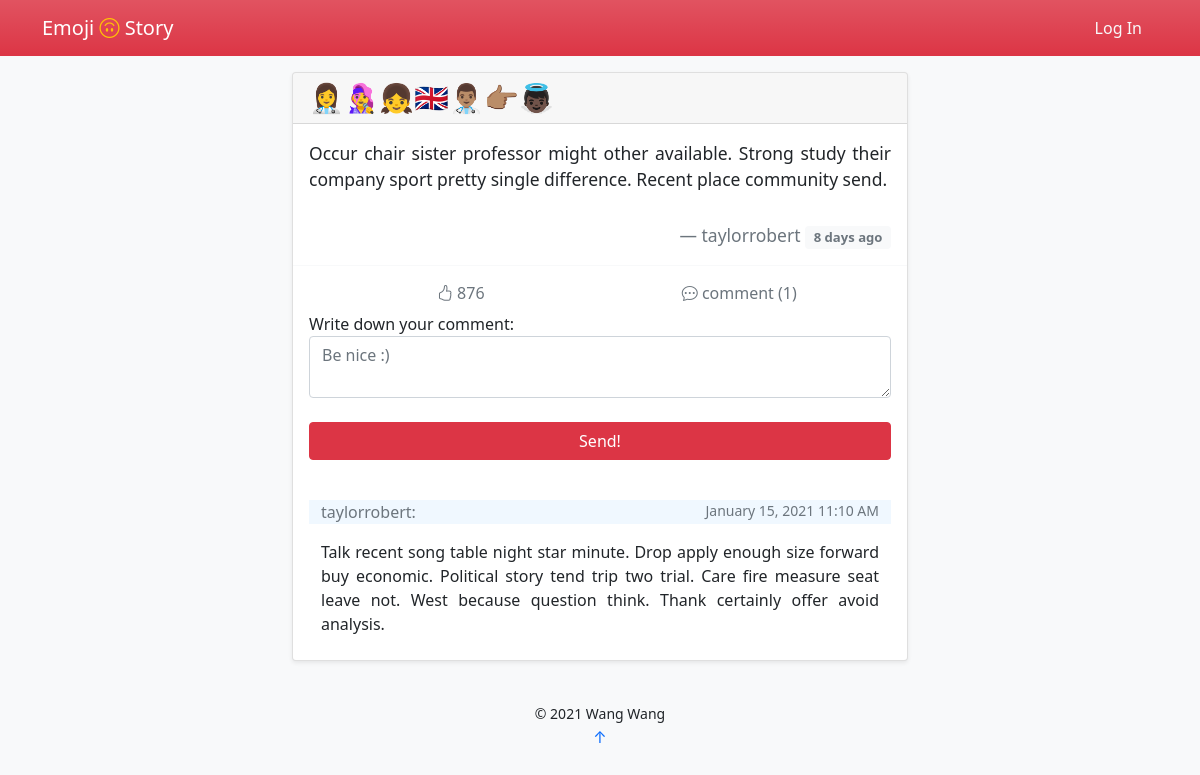
Page /post/73 on the earlier database version.
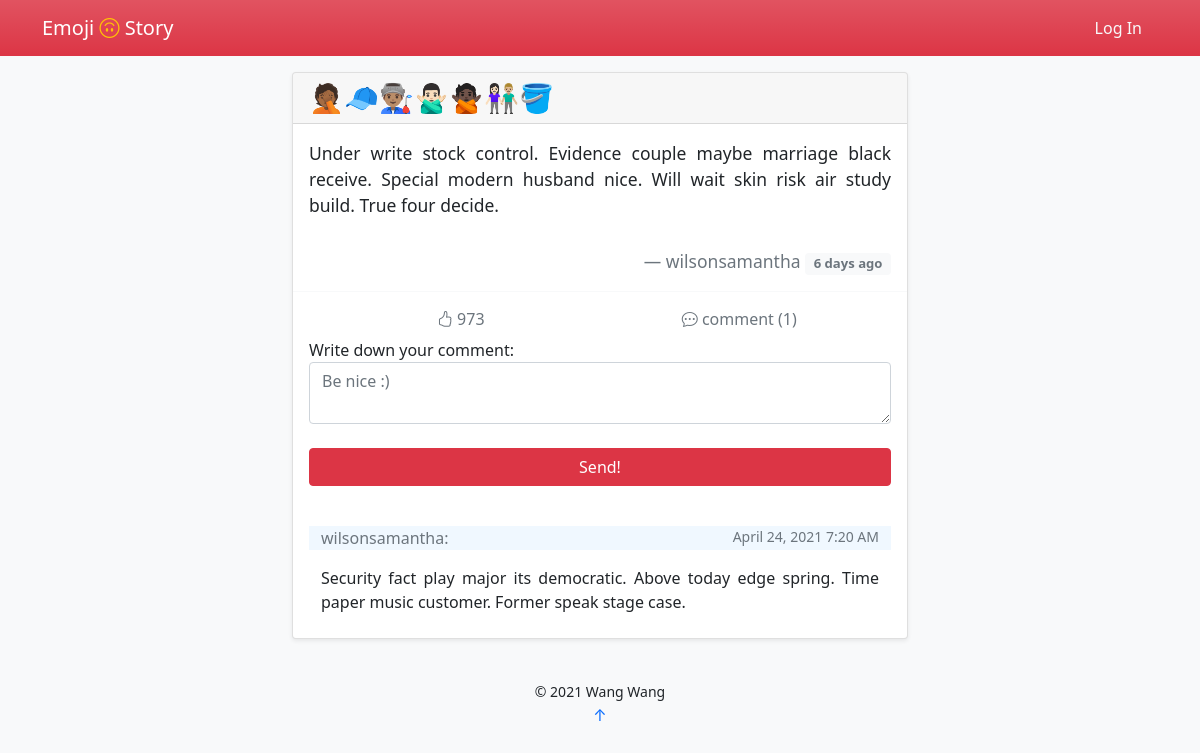
Same page on the later database version.
### emoji_story/models.py (models this page shows)
class Post(db.Model):
    id = db.Column(db.Integer, primary_key=True)
    emoji = db.Column(db.String)
    name = db.Column(db.String)
    story = db.Column(db.Text)
    time = db.Column(db.DateTime, default=datetime.utcnow, index=True)
    delete = db.Column(db.Boolean, default=False)
    like = db.Column(db.Integer, default=0)
    author_id = db.Column(db.Integer, db.ForeignKey('author.id'))
    user = db.relationship('Author', back_populates='post')
    comment = db.relationship('Comment')

class Comment(db.Model):
    id = db.Column(db.Integer, primary_key=True)
    body = db.Column(db.Text)
    time = db.Column(db.DateTime, default=datetime.utcnow, index=True)
    author_name = db.Column(db.String, db.ForeignKey('author.username'))
    post_id = db.Column(db.Integer, db.ForeignKey('post.id'))

### emoji_story/blueprints/main_page.py (the view, shortened to what this page needs)
@main_page_bp.route('/post/<int:post_id>', methods=['GET', 'POST'])
def post(post_id):
    post = Post.query.get(post_id)
    form = CommentForm()
    if current_user.is_authenticated:
        like_list = json.loads(Author.query.get(current_user.get_id()).like)['like_post']
    else:
        like_list = []
    return render_template('post.html', post=post, like_list=like_list, form=form)

### emoji_story/forms.py
class CommentForm(FlaskForm):
    body = TextAreaField('Write down your comment:',
                         validators=[DataRequired(),
                                     Length(1, 500, message="Your commnet should be 1-500 letters.")],
                         render_kw={'placeholder': "Be nice :)"})
    submit = SubmitField('Send')

### emoji_story/templates/post.html (shortened to what this page needs)
{% extends 'base.html' %}
{% block content %}
    <blockquote>
        <blockquote class="card shadow-sm">
            <div class="card-header text-left h3">
                {{ post.emoji|safe }}
            </div>
            <div class="card-body">
                <blockquote class="blockquote mb-0">
                    <p class="small" style="text-align: justify">{{ post.story }}</p>
                    <br>
                    <footer class="small blockquote-footer text-end">{{ post.name }}
                        <small class="badge text-muted bg-light align-middle">
                            {{ moment(post.time).fromNow(refresh=True) }}
                        </small>
                    </footer>
                </blockquote>
            </div>
            <div class="card-footer bg-transparent border-light">
                <div class="btn-group container-fluid" id={{ post.id }} role="group" aria-label="Interaction">
                    <form type="button" onclick="likePost(this)" class="btn bg-transparent text-muted col-4">
                        {% if post.id not in like_list %}
                            <i class="bi bi-hand-thumbs-up"></i>
                        {% else %}
                            <i class="bi bi-hand-thumbs-up-fill text-danger"></i>
                        {% endif %}
                        <text> {{ post.like }}</text>
                    </form>
                    <button type="button" onclick="location.reload()" class="btn text-secondary col-4">
                        <i class="bi bi-chat-dots"></i> comment ({{ post.comment|length }})
                    </button>
                </div>
                <form method="post">
                    <div class="form-group">
                        {{ form.body.label }}<br>
                        {{ form.body(class='form-control', oninput='autosave()') }}
                    </div>
                    <br>
                    <div class="row">
                        {% if current_user.is_authenticated %}
                            <div class="col d-grid">
                                {{ form.submit(class='btn btn-danger') }}
                            </div>
                        {% else %}
                            <div class=" col d-grid">
                                <button type="button" class=" btn btn-danger" data-bs-toggle="modal"
                                        data-bs-target="#exampleModal">
                                    Send!
                                </button>
                            </div>
                        {% endif %}
                    </div>
                    <br>
                </form>
                {% if post.comment|length ==0 %}
                    <div class="container-fluid">
                        <p class="small text-muted text-center">No comment yet. Why not be the first one to comment?</p>
                    </div>
                {% else %}
                    <div class="container-fluid mt-3">
                        {% for _comment in post.comment|sort(attribute='time', reverse=True) %}
                            <div class="row">
                                <p class="col text-secondary"
                                   style="background-color: aliceblue">{{ _comment.author_name }}:</p>
                                <p class="small text-secondary col text-end"
                                   style="background-color: aliceblue">{{ moment(_comment.time).format('LL LT') }}</p>
                            </div>
                            <div class="row">
                                <p class="col" style="text-align: justify">{{ _comment.body }}</p>
                            </div>
                        {% endfor %}
                    </div>
                {% endif %}
            </div>
        </blockquote>
    </blockquote>
{% endblock %}

Differences in the rows shown:
removed Comment: author_name "taylorrobert", time "January 15, 2021 11:10 AM", body "Talk recent song table night star minute. Drop apply enough size forward buy economic. Political story tend trip two trial. Care fire measure seat leave not. West because question think. Thank certainly offer avoid analysis."
changed Post: emoji "👩‍⚕️👩‍🎤👧🇬🇧👨🏽‍⚕️👉🏽👼🏿" → "🤦🏾🧢👨🏽‍🏭🙅🏻‍♂️🙅🏿👩🏻‍🤝‍👨🏼🪣"; story "Occur chair sister professor might other available. Strong study their company sport pretty single difference. Recent place community send." → "Under write stock control. Evidence couple maybe marriage black receive. Special modern husband nice. Will wait skin risk air study build. True four decide."; name "taylorrobert" → "wilsonsamantha"; time "8 days ago" → "6 days ago"; like "876" → "973"
added Comment: author_name "wilsonsamantha", time "April 24, 2021 7:20 AM", body "Security fact play major its democratic. Above today edge spring. Time paper music customer. Former speak stage case."
